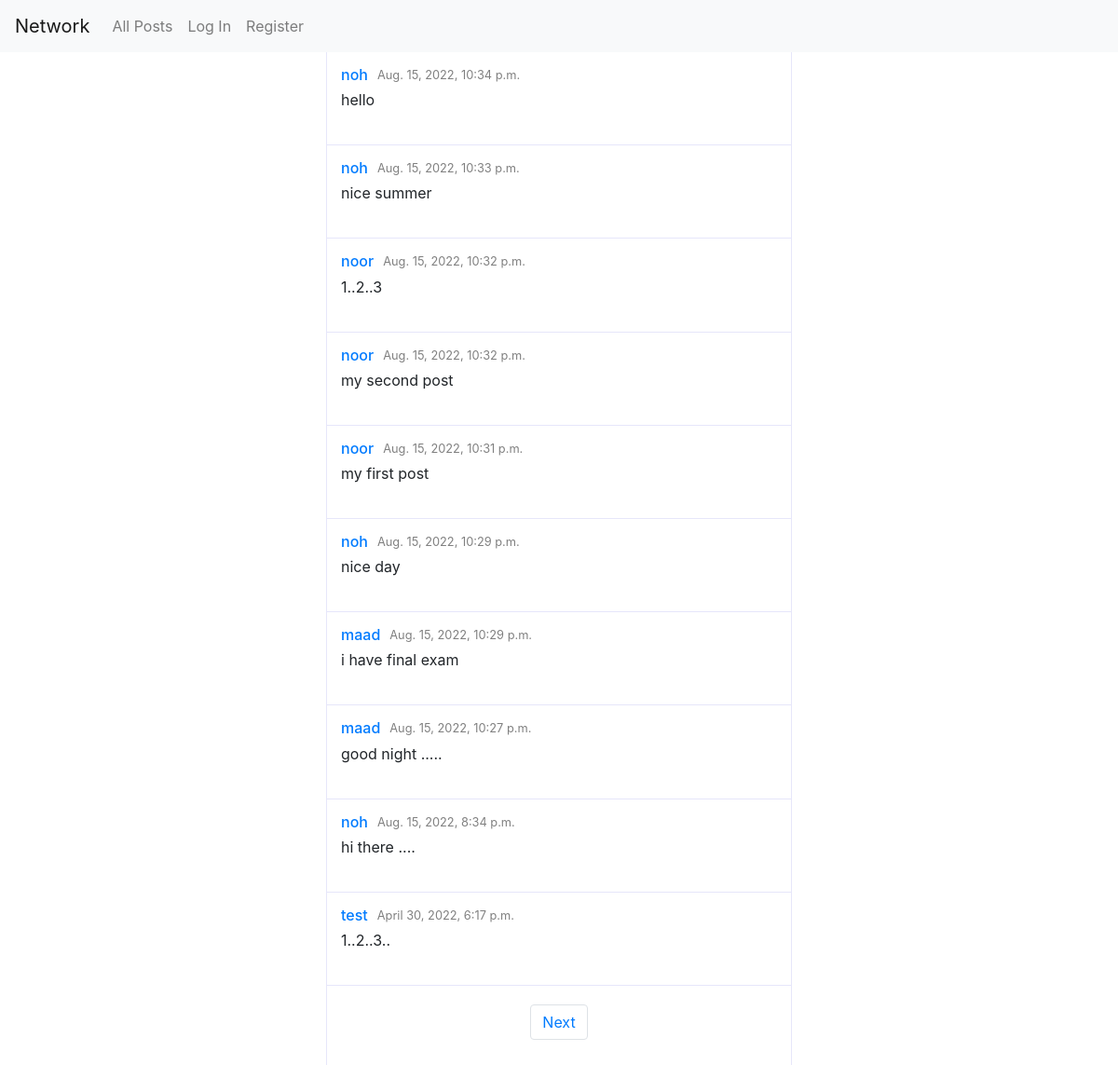
The page / on the database its author committed.
### network/models.py (models this page shows)
class Post(models.Model):
    user = models.ForeignKey("User", on_delete=models.CASCADE)
    content = models.TextField()
    likes_count = models.IntegerField(default=0)
    likes = models.ManyToManyField("User",related_name="likes",blank=True)
    creation_date = models.DateTimeField(auto_now_add=True)

class User(AbstractUser):
    followers_count = models.IntegerField(default=0)
    followings_count = models.IntegerField(default=0)
    pass

### network/views.py (the view)
# urls.py: path("", views.index, name="index"),
def index(request):
    posts = Post.objects.all().order_by('-creation_date')
    paginator = Paginator(posts, 10)
    page = request.GET.get('page')
    paginated_posts = paginator.get_page(page)
    form = PostForm()
    context = {
        'post_form': form,
        'paginated_posts': paginated_posts,
    }
    return render(request, "network/index.html",context)

### network/templates/network/index.html (shortened to what this page needs)
{% extends "network/layout.html" %}
{% load crispy_forms_tags %}
{% load static %}
{% block body %}
    <div id="index">
        {% for post in paginated_posts %}
            {% include 'network/components/post.html' with post=post post_form=post_form %}
        {% endfor %}
        {% include 'network/components/paginator.html' with paginated_posts=paginated_posts %}
    </div>
{% endblock %}

### network/templates/network/components/post.html (shortened to what this page needs)
{% load crispy_forms_tags %}
<div class="post">
  <div class="post_header">
    <div class="post_name_and_date">
      <a
      {% if user.is_authenticated %}
        href="{% url 'profile' post.user.id %}"
      {% else %}
        href="{% url 'login'  %}"
      {% endif %}
      class="post_user">
        <h6>
          {{post.user}}
        </h6>
      </a>
      <small class="post_date">
        {{post.creation_date}}
      </small>
    </div>
  </div>
  <div class="post_body">
    <p class="post_content" id="post_content_{{post.id}}">
      {{post.content}}
    </p>
  </div>
</div>

### network/static/network/styles.css (style rules this page uses)
* { margin: 0; margin-top: 0; margin-right: 0; margin-bottom: 0; margin-left: 0; padding: 0; box-sizing: border-box; }
h1,h2,h3,h4,h5,h6 { margin-bottom: 0; }
html,body { height: 100%; }
a, a:active, a:hover { text-decoration: none; }
body { display: flex; flex-direction: column; }
.post { display: flex; flex-direction: column; padding: 15px; border-bottom: 1px solid lavender; gap: 5px; }
.post_header { display: flex; justify-content: space-between; }
.post_name_and_date { display: flex; align-items: center; gap: 10px; }
.post_date { color: gray; }

### rows shown on the page
Post: user "noh", creation_date "Aug. 15, 2022, 10:34 p.m.", content "hello"
Post: user "noh", creation_date "Aug. 15, 2022, 10:33 p.m.", content "nice summer"
Post: user "noor", creation_date "Aug. 15, 2022, 10:32 p.m.", content "1..2..3"
Post: user "noor", creation_date "Aug. 15, 2022, 10:32 p.m.", content "my second post"
Post: user "noor", creation_date "Aug. 15, 2022, 10:31 p.m.", content "my first post"
Post: user "noh", creation_date "Aug. 15, 2022, 10:29 p.m.", content "nice day"
Post: user "maad", creation_date "Aug. 15, 2022, 10:29 p.m.", content "i have final exam"
Post: user "maad", creation_date "Aug. 15, 2022, 10:27 p.m.", content "good night ....."
Post: user "noh", creation_date "Aug. 15, 2022, 8:34 p.m.", content "hi there ...."
Post: user "test", creation_date "April 30, 2022, 6:17 p.m.", content "1..2..3.."
